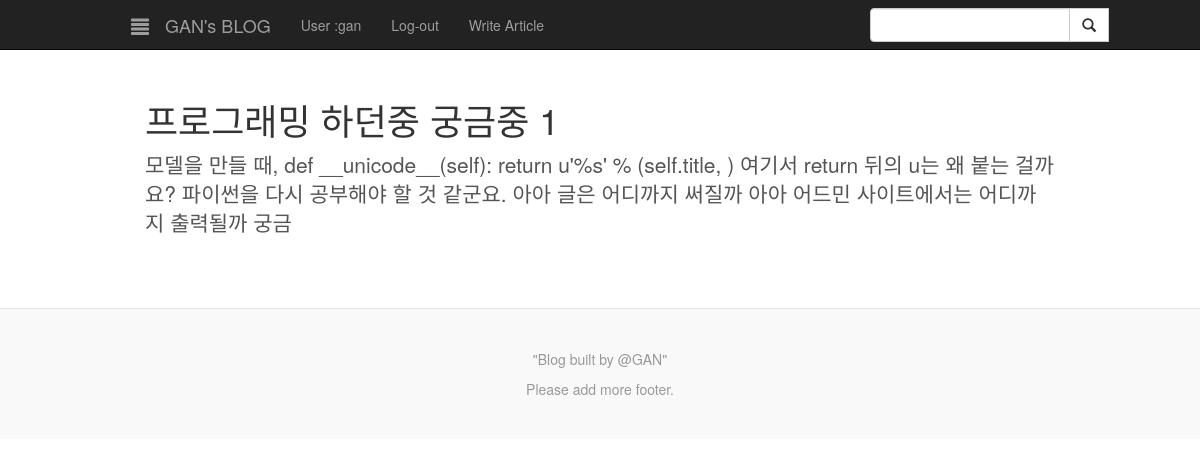
The app's page /blog/article/2/ (signed in) with its own data.
### blog/models.py (models this page shows)
class Article(models.Model):
	included_at = models.ForeignKey(Category,null=True)
	subject = models.CharField(max_length=50)
	writer = models.CharField(max_length=30, default='GAN')
	written_at = models.DateTimeField(auto_now_add=True, auto_now=False)
	modified_at = models.DateTimeField(auto_now=True)
	contents = models.TextField(max_length=2000)

### blog/views.py (the view)
# urls.py: url(r'^article/(?P<pk>\d+)/$', views.ArticleDetailView.as_view(), name= 'article_detail'),
class ArticleDetailView(DetailView):
	model = Article
	template_name = 'blog/article_detail.html'
	context_object_name = 'article'
	def get_context_data(self, **kwargs):
		context = super(ArticleDetailView, self).get_context_data(**kwargs)
		context['category_list'] = Category.objects.order_by('order')
		return context

### blog/templates/blog/article_detail.html (shortened to what this page needs)
{% extends "blog/blog_base.html" %}
{% block body %}
<div class="blog-template">
	{% if article %}
	<h1>{{ article.subject }}</h1>
	<p class="lead">
		{{ article.contents }}
	</p>
	{% else %}
	<p class="lead"> Invalid article, please click valid articlee. </p>
	{% endif %}
</div>
{% endblock %}

### blog/templates/blog/blog_base.html (shortened to what this page needs)
<!DOCTYPE html>
<html>
	<head>
		{% load staticfiles %}
    		<link rel="stylesheet" type="text/css" href="{% static 'blog/dist/css/bootstrap.css' %}" media="screen"/>
		<link href="{% static 'blog/blog-main.css' %}" rel="stylesheet">
		<link href="{% static 'blog/simple-sidebar.css' %}" rel="stylesheet">
	</head>
	<body>
		<div class="navbar navbar-inverse navbar-fixed-top" id="top_navbar">
			<div class="container">
				<div class="navbar-header">
					<a type="button" href="#menu-toggle" class="navbar-brand btn btn-deafult btn-lg" id="menu-toggle">
						<span class="glyphicon glyphicon-align-justify"></span>
					</a>
					<a class="navbar-brand" href="/blog">GAN's BLOG</a>
				</div>
				<div class="collapse navbar-collapse">
      					<ul class="nav navbar-nav">
						{% if user %}
							{% if user.is_staff %}
								<li><a href="#">User :{{ user.username }}</a></li>
								<li><a href="/blog/logout" id="logout">Log-out</a></li>
								<li><a href="/blog/write">Write Article </a></li>
							{% elif not user.is_anonymous %}
								<li><a href="#">User :{{ user.username }}</a></li>
								<li><a href="/blog/logout" id="logout">Log-out</a></li>
								<li><a href="#"></a></li>
	          					{% else %}
	          						<li><a href="#"></a></li>
							{% endif %}
						{% else %}
          						<li><a href="#"></a></li>
      						{% endif %}
      					</ul>
        				<div class="input-group" id="search-group">
        					<form action="/blog/search" method="get" id="topnav_search" class="search form-input" role="search">
        						<span class="input-group-btn">
		        					<input type="text" class="form-control" name="search_content">
	        						<button type="submit" class="btn btn-default" type="button">
	        							<span class="glyphicon glyphicon-search"></span>
	        						</button>
	        					</span>
        					</form>
        				</div>
      				</div>
      			</div>
    		</div>
		<div id="wrapper" class="toggled">
			<div id="page-content-wrapper">
		    		<div class="container">
		    			{% block body %}
		    			{% endblock %}
		      		</div>
			</div>
		</div>
	<footer class="blog-footer">
		<p>"Blog built by @GAN"</p>
		<p> Please add more footer. </p>
	</footer>
	</body>
</html>

### blog/static/blog/blog-main.css (style rules this page uses)
body { padding-top: 50px; padding-bottom: 20px; color: #555; }
h1, .h1, h2, .h2, h3, .h3, h4, .h4, h5, .h5, h6, .h6 { margin-top: 0; font-family: "Helvetica Neue", Helvetica, Arial, sans-serif; font-weight: normal; color: #333; }
#top_navbar { height: 50px; }
.blog-template { padding: 30px 15px; text-align: left; }
#search-group { float: right; padding-top: 8px; width: 200px; }
@media (min-width: 1200px) { .container { width: 970px; } }
.blog-footer { padding: 40px 0; color: #999; text-align: center; background-color: #f9f9f9; border-top: 1px solid #e5e5e5; }
.blog-footer p:last-child { margin-bottom: 0; }

### blog/static/blog/simple-sidebar.css (style rules this page uses)
#wrapper { padding-left: 0; -webkit-transition: all 0.5s ease; -moz-transition: all 0.5s ease; -o-transition: all 0.5s ease; transition: all 0.5s ease; }
#wrapper.toggled { padding-left: 250px; }
#page-content-wrapper { width: 100%; position: absolute; padding: 15px; }
#wrapper.toggled #page-content-wrapper { position: absolute; margin-right: -250px; }
@media (min-width:768px) { #wrapper { padding-left: 250px; } }
@media (min-width:768px) { #wrapper.toggled { padding-left: 0; } }
@media (min-width:768px) { #page-content-wrapper { padding: 20px; position: relative; } }
@media (min-width:768px) { #wrapper.toggled #page-content-wrapper { position: relative; margin-right: 0; } }

### records on screen
Article: subject "프로그래밍 하던중 궁금중 1", contents "모델을 만들 때, def __unicode__(self): return u'%s' % (self.title, ) 여기서 return 뒤의 u는 왜 붙는 걸까요? 파이썬을 다시 공부해야 할 것 같군요. 아아 글은 어디까지 써질까 아아 어드민 사이트에서는 어디까지 출력될까 궁금"

### other values on screen
{{ user.username }} "gan"
